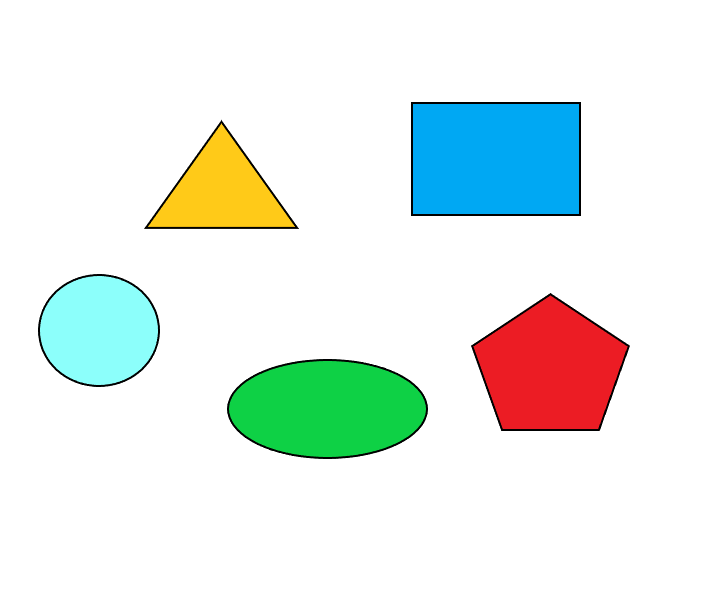
#> input picture kontur proje/sekil.png, 710 x 599 px, found by its file name
$ python sekil.py
#> lines starting #> are read from the running program, lines starting #| are printed output that depends on the picture; after the words box and inside, x2 and y2 are one past the last pixel; in counts of white or black regions, pixels touching at a corner belong together
import cv2
import numpy as np


img = cv2.imread("D:\picture\sekil.png")
#> img is the input picture: shape (599, 710, 3); mean B, G, R 233.7, 238.4, 229.6

img_gray = cv2.cvtColor(img, cv2.COLOR_BGR2GRAY)
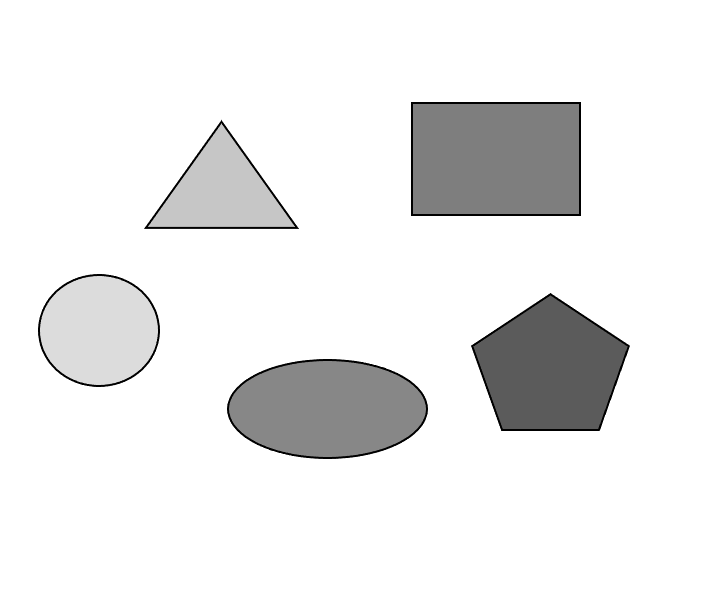
#> img_gray: shape (599, 710); min 0, max 255, mean 235.2
# Eşikleme yoluyla ikili görüntüye dönüştürme
_, threshold = cv2.threshold(img_gray, 245, 255, cv2.THRESH_BINARY_INV)
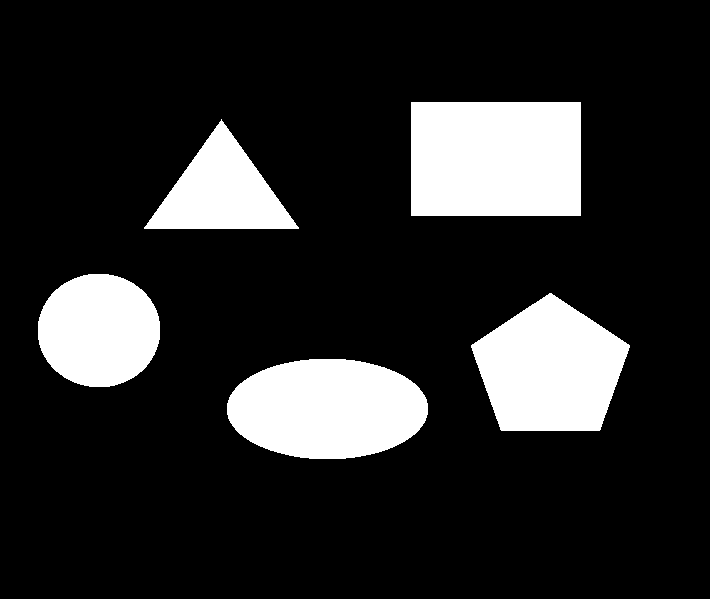
#> threshold: shape (599, 710); 16.5% white; 5 white regions
# Konturları bulun
contours, _ = cv2.findContours(threshold, cv2.RETR_TREE, cv2.CHAIN_APPROX_SIMPLE)
#> contours = 5 contours; box (x1, y1, x2, y2) and area: (411, 102, 581, 216) 19097, (227, 359, 428, 459) 15724, (471, 293, 630, 431) 15085, (38, 274, 160, 387) 10788, (144, 119, 299, 229) 8374
# Her kontur için eğriyi yaklaşık olarak hesaplama ve şekilleri tespit etme.
cv2.imshow("orjinal",img)
for cnt in contours:
    epsilon = 0.01*cv2.arcLength(cnt, True)
    approx = cv2.approxPolyDP(cnt, epsilon, True)
    cv2.drawContours(img, [approx], 0, (0), 3)

    x,y = approx[0][0]

    if len(approx) == 3:
        cv2.putText(img, "Triangle", (x, y), cv2.FONT_HERSHEY_COMPLEX, 1, 0,2)
    elif len(approx) == 4:
        cv2.putText(img, "Rectangle", (x, y), cv2.FONT_HERSHEY_COMPLEX, 1, 0,2)
    elif len(approx) == 5:
        cv2.putText(img, "Pentagon", (x, y), cv2.FONT_HERSHEY_COMPLEX, 1, 0,2)
    elif 6 < len(approx) < 15:
        cv2.putText(img, "Ellipse", (x, y), cv2.FONT_HERSHEY_COMPLEX, 1, 0,2)
    else:
        cv2.putText(img, "Circle", (x, y), cv2.FONT_HERSHEY_COMPLEX, 1, 0,2)
#> this loop made 5 passes
#> (epsilon, x, y) on passes 1 to 3: (5.11, 227, 403), (4.94, 471, 345), (3.89, 83, 275)
#> (epsilon, approx, x, y) on passes 4 to 5: (4.36, [[298, 227], [221, 119], [144, 228]], 298, 227), (5.64, [[411, 102], [411, 215], [580, 215], [580, 102]], 411, 102)
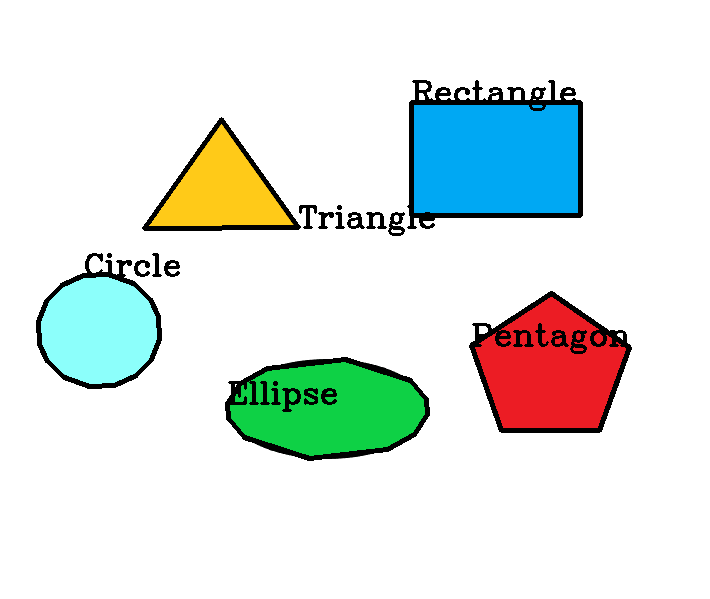
#> img: shape (599, 710, 3); 3.22% of pixels changed, all inside (x1, y1, x2, y2) = (36, 80, 632, 461)
cv2.imshow("final", img)
for cnt in contours:
    epsilon = 0.01*cv2.arcLength(cnt, True)
    approx = cv2.approxPolyDP(cnt, epsilon, True)
    cv2.drawContours(img, [approx], 0, (0), 3)
    # Position for writing text
    x,y = approx[0][0]

    if len(approx) == 3:
        cv2.putText(img_gray, "Triangle", (x, y), cv2.FONT_HERSHEY_COMPLEX, 1, 0,2)
    elif len(approx) == 4:
        cv2.putText(img_gray, "Rectangle", (x, y), cv2.FONT_HERSHEY_COMPLEX, 1, 0,2)
    elif len(approx) == 5:
        cv2.putText(img_gray, "Pentagon", (x, y), cv2.FONT_HERSHEY_COMPLEX, 1, 0,2)
    elif 6 < len(approx) < 15:
        cv2.putText(img_gray, "Ellipse", (x, y), cv2.FONT_HERSHEY_COMPLEX, 1, 0,2)
    else:
        cv2.putText(img_gray, "Circle", (x, y), cv2.FONT_HERSHEY_COMPLEX, 1, 0,2)
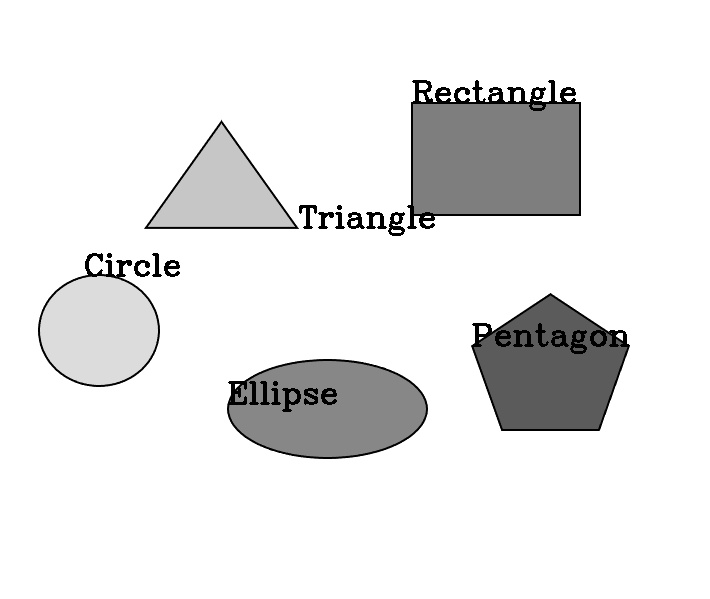
#> img_gray: shape (599, 710); 1.4% of pixels changed, all inside (x1, y1, x2, y2) = (85, 80, 630, 412)
cv2.imshow("final2",img_gray)
cv2.waitKey(0)
